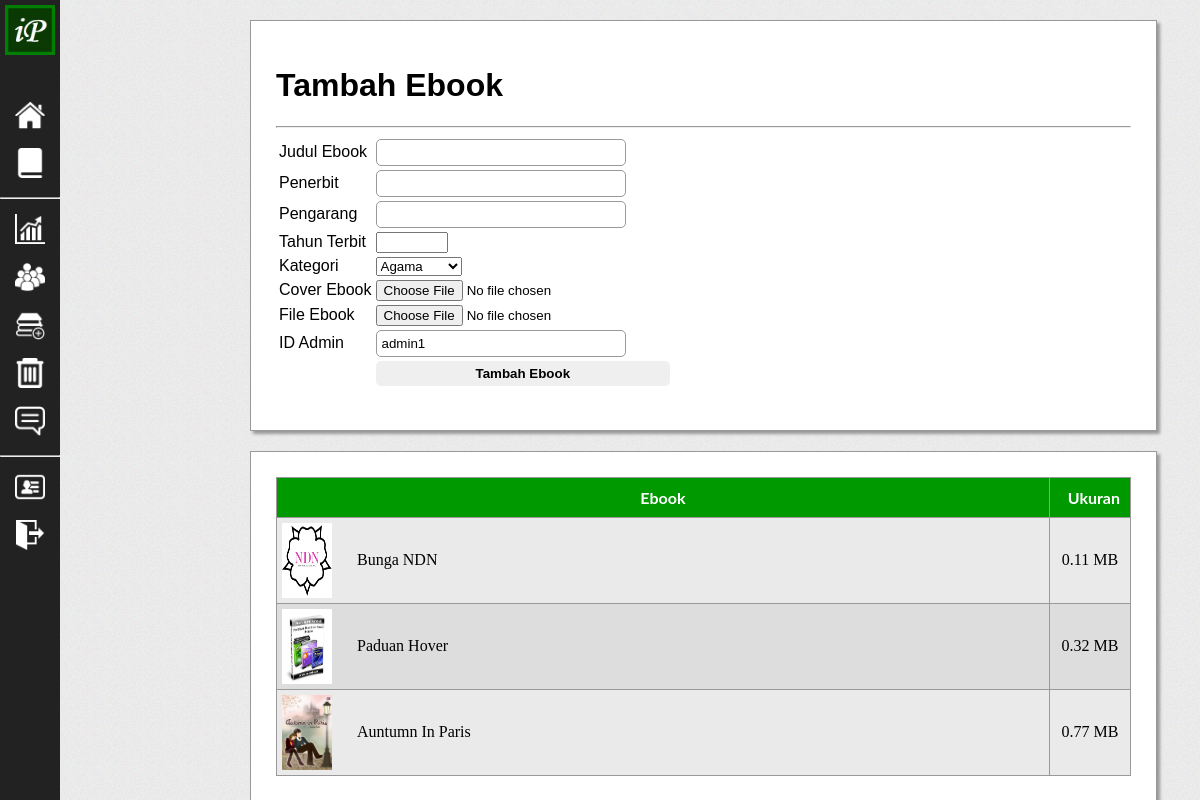
The page /add-book.php (signed in) on the database its author committed.
### tables this page shows
CREATE TABLE `upload` (
  `id` int(11) NOT NULL,
  `nama_buku` varchar(100) NOT NULL,
  `penerbit` varchar(100) NOT NULL,
  `pengarang` varchar(100) NOT NULL,
  `tahun_terbit` int(4) NOT NULL,
  `jns_buku` varchar(100) NOT NULL,
  `cover_buku` varchar(100) NOT NULL,
  `file_buku` varchar(100) NOT NULL,
  `filetype` varchar(30) NOT NULL,
  `filedata` varchar(100) NOT NULL,
  `nama_file` varchar(100) NOT NULL,
  `filesize` varchar(100) NOT NULL,
  `admin_input` varchar(100) NOT NULL
);

### add-book.php (the view, shortened to what this page needs)
<?php
require('koneksi.php');
?>
<html xmlns="http://www.w3.org/1999/xhtml">
<head>
<link rel="stylesheet" type="text/css" href="css/download.css" />
<link rel="stylesheet" type="text/css" href="css/navigation.css" />
<link rel="stylesheet" type="text/css" href="css/index.css">
</head>
<body>
<div id="bar">
<img id="logo" src="images/favicon.jpg">
    <div id="space"></div>
    <a href="home-admin.php" title="Beranda"><li><img class="menu" src="images/icon/6.png"></li></a>
    <a href="book-admin.php" title="Ebook"><li><img class="menu" src="images/icon/13.png"></li></a>
    <hr>
    <a href="dashboard.php" title="Dashboard"><li><img class="menu" src="images/icon/14.png"></li></a>
    <a href="list-member.php" title="Kelola Data Anggota"><li><img class="menu" src="images/icon/12.png"></li></a>
    <a href="add-book.php" title="Tambah Ebook"><li><img class="menu" src="images/icon/17.png"></li></a>
    <a href="list-delete-book.php" title="Hapus Ebook"><li><img class="menu" src="images/icon/11.png"></li></a>
    <a href="list-request.php" title="Saran, Masukan dan Request"><li><img class="menu" src="images/icon/9.png"></li></a>
    <hr>
    <a href="profile-admin.php" title="Profil"><li><img class="menu" src="images/icon/16.png"></li></a>
    <a href="pro-logout.php" title="Keluar" onClick="return confirm('Yakin ingin keluar ?');"><li><img class="menu" src="images/icon/1.png"></li></a>
</div>
<div id="input-download">
	<form method="post" action="pro-input-download.php" enctype="multipart/form-data">
    <h1> Tambah Ebook</h1>
	<hr>
    	<table>
		<tr><td>Judul Ebook</td><td><input type="text" name="nama_buku" required /></td></tr>
        <tr><td>Penerbit</td><td><input type="text" name="penerbit" required/></td></tr>
        <tr><td>Pengarang</td><td><input type="text" name="pengarang" required /></td></tr>
        <tr><td>Tahun Terbit</td><td><input type="number" name="tahun_terbit" required onkeypress="return hanyaAngka(event)" maxlength="4" min="1" max="2019" /></td></tr>
        <tr><td>Kategori</td><td><select name="jns_buku" placeholder="Masukan Kategori Ebook.." required>
                    <option value="Agama">Agama</option>
                </select></td></tr>
        <tr><td>Cover Ebook</td><td><input type="file" name="cover_buku" accept="image/*" required/></td></tr>
        <tr><td>File Ebook</td><td><input type="file" name="file_buku" accept="application/*" required /></td></tr>
        <tr><td>ID Admin</td><td><input type="text" name="nama_admin" readonly value="<?php echo"$_SESSION[user]";?>" required/></td></tr>
        <tr><td></td><td><input type="submit" name="add" value="Tambah Ebook" /></td></tr>
        </table>
	</form>
</div>
<br />
<div id="buku">
	<table>
	<tr id="judul">
    <?php
        $download=mysqli_query($koneksi,"select*from upload ");
        if($download->num_rows != 0){ ?>
        <td colspan="2">Ebook</td>
        <td id="action">  Ukuran</td>
        <?php } ?>
    </tr>
<?php
$download=mysqli_query($koneksi,"select*from upload ");
if($download->num_rows== 0){
    echo"<div align='center'><h1>Ebook tidak ada !!</h1> <div>";
}else{
$download=mysqli_query($koneksi,"select * from upload order by id desc limit 5");
while($list=mysqli_fetch_array($download)){
$size=$list['filesize']/1048576;
?>
	<tr id="list">
    	<td id="list-cover"><a href="<?php echo"$list[cover_buku]";?>"><img src="<?php echo"$list[cover_buku]";?>" width="50px" height="75px"/></a></td>
    	<td id="list-nama"  width="720px"><?php echo"$list[nama_buku]";?></td>
        <td class="action-book"><?php echo round($size,2)." MB";?></td>
    </tr>
<?php }}?>
	</table>
</div>
</body>
</html>

### css/download.css (style rules this page uses)
body { background:url(../images/bg.jpg); margin:0px; }
#buku { background:#fff; border:1px solid #999; box-shadow:3px 3px 3px #999; float:left; height:auto; margin:20px 0px 0px 250px; padding:25px; width:855px; }
#input-download { background:#fff; border:1px solid #999; box-shadow:3px 3px 3px #999; float:left; height:auto; margin:20px 0px 0px 250px; padding:25px; width:855px; }
#input-download { font-family:"Lucida Sans Unicode", "Lucida Grande", sans-serif; }
#input-download input { outline:none; }
#input-download input[type="text"] { border:1px solid #999; border-radius:5px; padding:5px; width:250px; }
#input-download input[type="submit"] { border:none; border-radius:5px; cursor:pointer; font-weight:bold; padding:5px 100px; transition:300ms all ease; }
#download table,#buku table { border-collapse:collapse; }
#download tr#judul,#buku tr#judul { background:#090; color:#FfF; font-family:"Lato"; font-weight:bold; }
#download tr#judul td,#buku tr#judul td { padding:10px; text-align:center; }
#download td#action,#buku td#action { border:1px solid #999; }
#download tr,#buku tr { background:#EAEAEA; }
#download tr:nth-of-type(odd),#buku tr:nth-of-type(odd) { background:#DDD; }
#download tr#list td.action-book,#buku tr#list td.action-book { border:1px solid #999; text-align:center; }
#download tr,#buku tr { border:1px solid #999; }
#list-cover { padding:5px }
#list-nama { font-family:"HelveticaTextbook LT Roman"; padding:0px 0px 0px 20px; }

### css/navigation.css (style rules this page uses)
body { background:url(../images/bg.jpg); margin:0px; }

### css/index.css (style rules this page uses)
body { background:url(../images/bg.jpg); margin:0px; }
#bar { background:#222; height:100%; position:fixed; width:60px; }
img#logo { height:50px; margin:5px; width:50px; }
#space { height:33px; }
#bar li { list-style:none; padding:7px 15px; }
li img.menu { background:#fff; height:30px; transition:500ms all ease; width:30px; }

### rows shown on the page
upload: cover_buku (picture), nama_buku "Bunga NDN", filesize "0.11"
upload: cover_buku (picture), nama_buku "Paduan Hover", filesize "0.32"
upload: cover_buku (picture), nama_buku "Auntumn In Paris", filesize "0.77"
